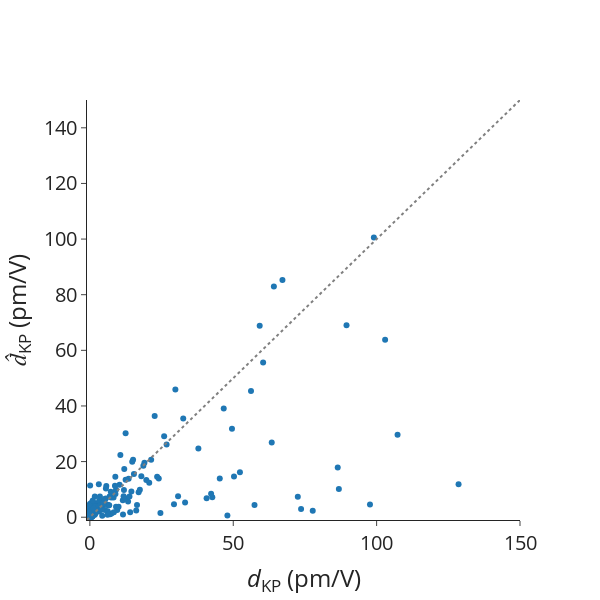

The code cell stored with this chart in its notebook:
### Markdown cell above
# Errors on dKP

### Code cell
# Data

mae = mean_absolute_error(df_pred_matten["dKP_true"], df_pred_matten["dKP_matten"])
mape = mean_absolute_percentage_error(
    df_pred_matten["dKP_true"], df_pred_matten["dKP_matten"]
)
rmse = root_mean_squared_error(df_pred_matten["dKP_true"], df_pred_matten["dKP_matten"])
spearmanrho = spearmanr(df_pred_matten["dKP_true"], df_pred_matten["dKP_matten"])
print(f"MAE = {mae}")
print(f"MAPE = {mape}")
print(f"RMSE = {rmse}")
print(f"Rho_sp = {spearmanrho.statistic}")

# Scatter plot for previous outputs.
scatter_dKP = go.Scatter(
    x=df_pred_matten["dKP_true"],
    y=df_pred_matten["dKP_matten"],
    mode="markers",
    name="",
    showlegend=False,
    text=[mpid for mpid in df_pred_matten.index.values],
)

ideal = go.Scatter(
    x=[-1, 200],
    y=[-1, 200],
    mode="lines",
    line=dict(color="gray", dash="dot"),
    showlegend=False,
)

# Layout
layout = go.Layout(
    # title=dict(text='Scatter Plot'),
    xaxis=dict(title="<i>d</i><sub>KP</sub> (pm/V)", range=[-1, 150]),
    yaxis=dict(title="<i>d&#770;</i><sub>KP</sub> (pm/V)", range=[-1, 150]),
    # legend=dict(font=dict(size=12)),
)

# Create figure
fig = go.Figure(data=[scatter_dKP, ideal], layout=layout)

fig.update_layout(
    autosize=False,
    font_size=20,
    width=600,
    height=600,
    # plot_bgcolor="white",
    template="simple_white",
)
fig.update_layout(
    xaxis=dict(
        # tickmode = 'array',
        # tickvals = [1, 2,3,4,5,6,7,8],
        # ticktext = ['One', 'Three', 'Five', 'Seven', 'Nine', 'Eleven']
        showgrid=False,
    ),
    yaxis=dict(
        # tickmode = 'array',
        # tickvals = [1, 2,3,4,5,6,7,8],
        # ticktext = ['One', 'Three', 'Five', 'Seven', 'Nine', 'Eleven']
        showgrid=False,
    ),
)

# Show figure
fig.show()

### Figure 1 — Plotly figure (JSON) as saved in the notebook; plotly's stock layout.template omitted (floating-point values rounded to 4 significant figures; data arrays with more than 128 entries replaced by an {"elided": "..."} marker saying what was removed)
{"data": [{"mode": "markers", "name": "", "showlegend": false, "text": {"elided": "250 str values"}, "type": "scatter", "x": {"elided": "250 float values"}, "y": {"elided": "250 float values"}}, {"line": {"color": "gray", "dash": "dot"}, "mode": "lines", "showlegend": false, "type": "scatter", "x": [-1, 200], "y": [-1, 200]}], "layout": {"autosize": false, "font": {"size": 20}, "height": 600, "width": 600, "xaxis": {"range": [-1, 150], "showgrid": false, "title": {"text": "<i>d</i><sub>KP</sub> (pm/V)"}}, "yaxis": {"range": [-1, 150], "showgrid": false, "title": {"text": "<i>d&#770;</i><sub>KP</sub> (pm/V)"}}}}
